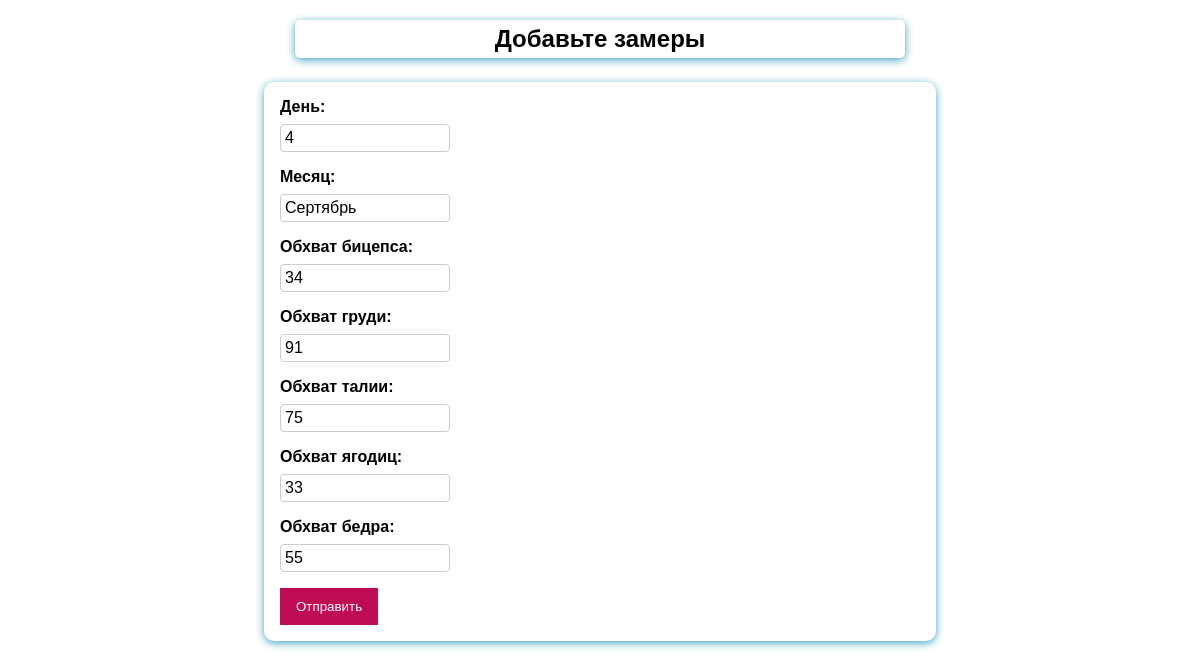
Screenshot of /update/1 with the database file from the repository.
### trainning_app/models.py (models this page shows)
class BodySize(models.Model):
    day = models.PositiveIntegerField(verbose_name='День', validators=[MinValueValidator(0),
                                       MaxValueValidator(31)])
    month = models.CharField(verbose_name='Месяц', max_length=10)
    biceps = models.PositiveIntegerField(verbose_name="Обхват бицепса", blank=True, null=True)
    breast = models.PositiveIntegerField(verbose_name="Обхват груди", blank=True, null=True)
    waist = models.PositiveIntegerField(verbose_name="Обхват талии", blank=True, null=True)
    buttocks = models.PositiveIntegerField(verbose_name="Обхват ягодиц", blank=True, null=True)
    hip = models.PositiveIntegerField(verbose_name="Обхват бедра", blank=True, null=True)

### trainning_app/views.py (the view)
# urls.py: path('update/<int:pk>', views.BodySizeUpdate.as_view(), name='size-update',)
class BodySizeUpdate(UpdateView):
    model = BodySize
    form_class = BodySizeForm #То, как будет выглядеть форма
    template_name = 'trainning_app/add_size.html'
    success_url = '/done'

### trainning_app/forms.py
class BodySizeForm(forms.ModelForm):
    class Meta:
        model = BodySize
        fields = '__all__'

### trainning_app/templates/trainning_app/add_size.html (shortened to what this page needs)
{% extends 'trainning_app/base.html' %}
{% block content %}
    <h2>Добавьте замеры</h2>
    <form method="post">
        {% for size in form %}
        <div class="form-style {% if field.errors %} errors {% endif %}">
            {{ size.label_tag }}
            {{ size }}
        </div>
        {% endfor %}
        <button>Отправить</button>
    </form>
{% endblock %}

### trainning_app/static/trainning_app/forms.css (style rules this page uses)
body { margin: 0; font-family: Sans-Serif; }
h2 { width:50%; margin: 20px auto 5px; text-align: center; padding: 5px; border-radius: 5px; box-shadow: 0 2px 8px #3ca3c1; }
form { margin: 1.5rem auto 5px; width: 90%; max-width: 40rem; padding: 1rem; border-radius: 10px; font-size: 16px; background-color: white; box-shadow: 0 2px 8px #3ca3c1; }
button { cursor: pointer; background-color: #bf0d55; color: white; border: 10px solid #bf0d55; }
.form-style { margin-bottom: 1rem; }
.form-style input { font: inherit; padding: 0.25rem; border-radius: 4px; border: 1px solid #ccc; display: block; width: 10rem; }
.form-style label { font-weight: bold; display: block; margin-bottom: 0.5rem; }

### rows the page displays
BodySize: form "4" "Сертябрь" "34" "91" "75" "33" "55"

### other values shown
{{ size.label_tag }} "День:" "Месяц:" "Обхват бицепса:" "Обхват груди:" "Обхват талии:" "Обхват ягодиц:" "Обхват бедра:"
